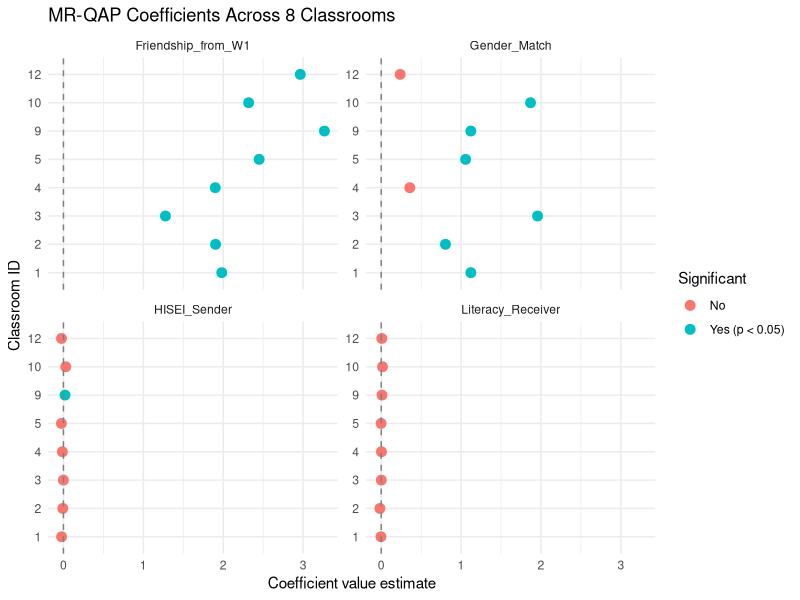
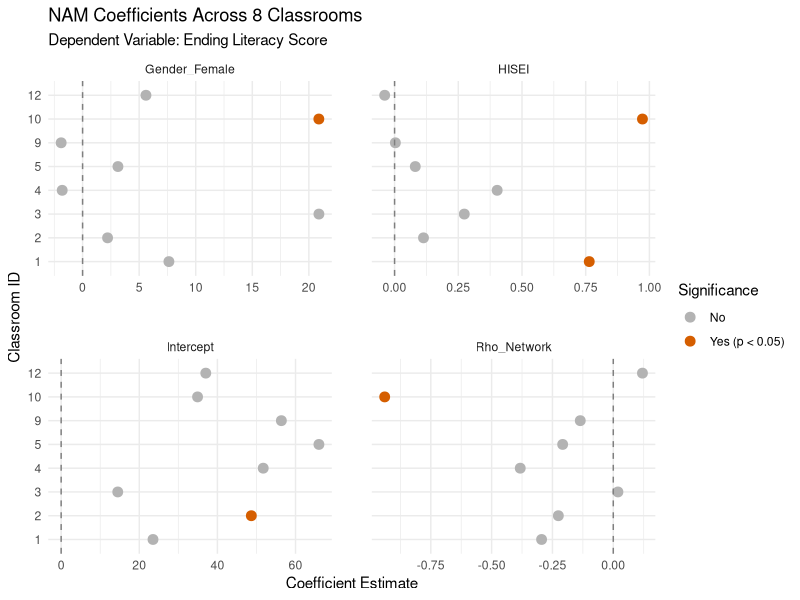

Recreate these plots in R, in order.
## ---- chunk 1
library(ggplot2)
library(tidyr)
library(dplyr)

global_coefs <- read.csv("qap_results_coefs.csv")
global_pvals <- read.csv("qap_results_pvals.csv")

coefs_long <- pivot_longer(global_coefs, cols = -Classroom, 
                           names_to = "Variable", values_to = "Estimate")
pvals_long <- pivot_longer(global_pvals, cols = -Classroom, 
                           names_to = "Variable", values_to = "P_Value")

plot_data <- left_join(coefs_long, pvals_long, by = c("Classroom", "Variable"))

plot_data$Significant <- ifelse(plot_data$P_Value < 0.05, "Yes (p < 0.05)", "No")

plot_data %>%
  ggplot(aes(x = factor(Classroom), y = Estimate, color = Significant)) +
  geom_point(size = 3) +
  geom_hline(yintercept = 0, linetype = "dashed", color = "gray50") +
  facet_wrap(~ Variable, scales = "free_y") +
  coord_flip() + # Flips to a true caterpillar style
  theme_minimal() +
  labs(title = "MR-QAP Coefficients Across 8 Classrooms",
       x = "Classroom ID", y = "Coefficient value estimate")
## ---- chunk 2
library(knitr)
library(dplyr)
library(tidyr)

coefs_df <- read.csv("nam_results_coefs.csv")
pvals_df <- read.csv("nam_results_pvals.csv")

table_10 <- coefs_df %>%
  filter(Classroom == 10 | Classroom == "10") %>%
  pivot_longer(cols = -Classroom, names_to = "Variable", values_to = "Estimate") %>%
  left_join(
    pvals_df %>%
      filter(Classroom == 10 | Classroom == "10") %>%
      pivot_longer(cols = -Classroom, names_to = "Variable_P", values_to = "P_Value") %>%
      mutate(Variable = gsub("_pval$", "", Variable_P)),
    by = c("Classroom", "Variable")
  ) %>%
  select(Variable, Estimate, P_Value)

table_10$Variable <- recode(table_10$Variable,
  "Intercept" = "Intercept",
  "Gender_Female" = "Gender (Female)",
  "HISEI" = "HISEI",
  "Rho_Network" = "Network Autocorrelation (rho)"
)

# 5. Render the table
kable(table_10, 
      caption = "Extracted Results for Classroom 10",
      align = c("l", "r", "r", "c"))
## ---- chunk 3
library(ggplot2)
library(tidyr)
library(dplyr)

global_nam_coefs <- read.csv("nam_results_coefs.csv")
global_nam_pvals <- read.csv("nam_results_pvals.csv")

coefs_long <- pivot_longer(global_nam_coefs, cols = -Classroom, 
                           names_to = "Variable", values_to = "Estimate")

pvals_long <- pivot_longer(global_nam_pvals, cols = -Classroom, 
                           names_to = "Variable_P", values_to = "P_Value") %>%
  mutate(Variable = gsub("_pval$", "", Variable_P)) %>%
  select(-Variable_P)

plot_data <- left_join(coefs_long, pvals_long, by = c("Classroom", "Variable"))

plot_data$Significant <- ifelse(plot_data$P_Value < 0.05, "Yes (p < 0.05)", "No")

plot_data %>%
  ggplot(aes(x = factor(Classroom), y = Estimate, color = Significant)) +
  geom_point(size = 3) +
  geom_hline(yintercept = 0, linetype = "dashed", color = "gray50") +
  # Using free_x because coord_flip switches the axes
  facet_wrap(~ Variable, scales = "free_x", ncol=2) + 
  coord_flip() + 
  theme_minimal() +
  scale_color_manual(values = c("No" = "gray70", "Yes (p < 0.05)" = "#D55E00")) +
  theme(panel.spacing = unit(2, "lines")) +
  labs(title = "NAM Coefficients Across 8 Classrooms",
       subtitle = "Dependent Variable: Ending Literacy Score",
       x = "Classroom ID", 
       y = "Coefficient Estimate",
       color = "Significance")
